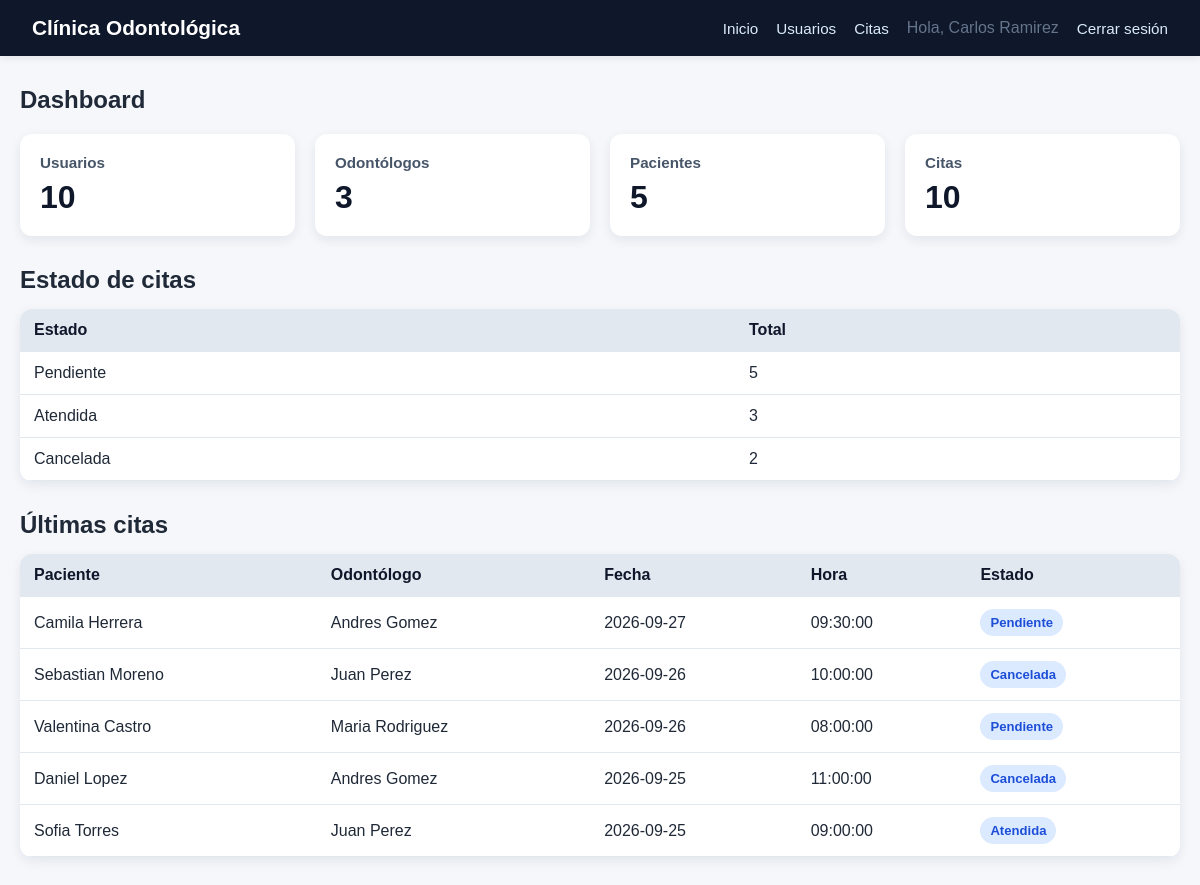
/ (signed in), run on the app's committed database.
### tables this page shows
CREATE TABLE citas (
    id_cita INT AUTO_INCREMENT PRIMARY KEY,
    fecha DATE NOT NULL,
    hora TIME NOT NULL,
    motivo VARCHAR(255),
    id_usuario_paciente INT NOT NULL,
    id_usuario_odontologo INT NOT NULL,
    id_usuario_administrador INT NOT NULL,
    id_estado_cita INT NOT NULL,
    CONSTRAINT fk_cita_paciente FOREIGN KEY (id_usuario_paciente)
        REFERENCES usuarios(id_usuario)
        ON DELETE RESTRICT,
    CONSTRAINT fk_cita_odontologo FOREIGN KEY (id_usuario_odontologo)
        REFERENCES usuarios(id_usuario)
        ON DELETE RESTRICT,
    CONSTRAINT fk_cita_administrador FOREIGN KEY (id_usuario_administrador)
        REFERENCES usuarios(id_usuario)
        ON DELETE RESTRICT,
    CONSTRAINT fk_cita_estado FOREIGN KEY (id_estado_cita)
        REFERENCES estados_cita(id_estado_cita)
        ON DELETE RESTRICT,
    CONSTRAINT uq_odontologo_fecha_hora UNIQUE (id_usuario_odontologo, fecha, hora)
);

CREATE TABLE estados_cita (
    id_estado_cita INT AUTO_INCREMENT PRIMARY KEY,
    nombre_estado_cita VARCHAR(30) NOT NULL UNIQUE
);

CREATE TABLE usuarios (
    id_usuario INT AUTO_INCREMENT PRIMARY KEY,
    nombre VARCHAR(50) NOT NULL,
    numero_documento VARCHAR(20) NOT NULL UNIQUE,
    telefono VARCHAR(20) NOT NULL UNIQUE,
    correo VARCHAR(50) NOT NULL UNIQUE,
    contrasenia VARCHAR(50) NOT NULL,
    activo BOOLEAN NOT NULL DEFAULT TRUE,
    fecha_creacion TIMESTAMP DEFAULT CURRENT_TIMESTAMP,
    id_rol INT NOT NULL,
    CONSTRAINT fk_usuario_rol FOREIGN KEY (id_rol)
        REFERENCES roles(id_rol)
);

### controllers/HomeController.php (called while the page is built)
<?php
require_once __DIR__ . '/../models/Usuario.php';
require_once __DIR__ . '/../models/Cita.php';
class HomeController
{
    public function index(): void
    {
        $usuarioModel = new Usuario();
        $citaModel = new Cita();
        $data = [
            'totalUsuarios' => $usuarioModel->count(),
            'totalOdontologos' => $usuarioModel->countByRole(2),
            'totalPacientes' => $usuarioModel->countByRole(3),
            'totalCitas' => $citaModel->count(),
            'estadoCitas' => $citaModel->getTotalByState(),
            'ultimasCitas' => $citaModel->getLatest(5),
        ];
        require __DIR__ . '/../views/home/index.php';
    }
}

### index.php (called while the page is built, shortened)
<?php
require __DIR__ . '/config/database.php';
require __DIR__ . '/models/Database.php';
$action = $_GET['action'] ?? 'index';
$controller = new $controllerClass();
$controller->$action();

### models/Database.php (called while the page is built)
<?php
class Database
{
    private static ?PDO $connection = null;
    public static function getConnection(): PDO
    {
        if (self::$connection === null) {
            $dsn = 'mysql:host=' . DB_HOST . ';dbname=' . DB_NAME . ';charset=utf8mb4';
            self::$connection = new PDO(
                $dsn,
                DB_USER,
                DB_PASS,
                [
                    PDO::ATTR_ERRMODE => PDO::ERRMODE_EXCEPTION,
                    PDO::ATTR_DEFAULT_FETCH_MODE => PDO::FETCH_ASSOC,
                    PDO::ATTR_EMULATE_PREPARES => false,
                ]
            );
        }
        return self::$connection;
    }
}

### models/Usuario.php (called while the page is built, shortened)
<?php
class Usuario
{
    private PDO $db;
    public function __construct()
    {
        $this->db = Database::getConnection();
    }
    public function count(): int
    {
        $stmt = $this->db->query('SELECT COUNT(*) AS total FROM usuarios');
        $row = $stmt->fetch();
        return (int) ($row['total'] ?? 0);
    }
    public function countByRole(int $idRol): int
    {
        $sql = 'SELECT COUNT(*) AS total FROM usuarios WHERE id_rol = :id_rol';
        $stmt = $this->db->prepare($sql);
        $stmt->execute(['id_rol' => $idRol]);
        $row = $stmt->fetch();
        return (int) ($row['total'] ?? 0);
    }
}

### models/Cita.php (called while the page is built, shortened)
<?php
class Cita
{
    private PDO $db;
    public function __construct()
    {
        $this->db = Database::getConnection();
    }
    public function getLatest(int $limit = 5): array
    {
        $sql = "
            SELECT c.*,
                   p.nombre AS paciente,
                   o.nombre AS odontologo,
                   e.nombre_estado_cita AS estado
            FROM citas c
            INNER JOIN usuarios p ON p.id_usuario = c.id_usuario_paciente
            INNER JOIN usuarios o ON o.id_usuario = c.id_usuario_odontologo
            INNER JOIN estados_cita e ON e.id_estado_cita = c.id_estado_cita
            ORDER BY c.fecha DESC, c.hora DESC
            LIMIT :limit
        ";
        $stmt = $this->db->prepare($sql);
        $stmt->bindValue(':limit', $limit, PDO::PARAM_INT);
        $stmt->execute();
        return $stmt->fetchAll();
    }
    public function count(): int
    {
        $stmt = $this->db->query('SELECT COUNT(*) AS total FROM citas');
        $row = $stmt->fetch();
        return (int) ($row['total'] ?? 0);
    }
    public function getTotalByState(): array
    {
        $sql = "
            SELECT e.id_estado_cita, e.nombre_estado_cita, COUNT(c.id_cita) AS total
            FROM estados_cita e
            LEFT JOIN citas c ON c.id_estado_cita = e.id_estado_cita
            GROUP BY e.id_estado_cita, e.nombre_estado_cita
            ORDER BY e.id_estado_cita
        ";
        $stmt = $this->db->query($sql);
        return $stmt->fetchAll();
    }
}

### views/home/index.php (the view, shortened to what this page needs)
<?php
require __DIR__ . '/../layout/header.php';
?>
<h1 class="section-title">Dashboard</h1>
<div class="cards">
    <div class="card">
        <h3>Usuarios</h3>
        <div class="value"><?php echo (int) ($data['totalUsuarios'] ?? 0); ?></div>
    </div>
    <div class="card">
        <h3>Odontólogos</h3>
        <div class="value"><?php echo (int) ($data['totalOdontologos'] ?? 0); ?></div>
    </div>
    <div class="card">
        <h3>Pacientes</h3>
        <div class="value"><?php echo (int) ($data['totalPacientes'] ?? 0); ?></div>
    </div>
    <div class="card">
        <h3>Citas</h3>
        <div class="value"><?php echo (int) ($data['totalCitas'] ?? 0); ?></div>
    </div>
</div>
<h2 class="section-title">Estado de citas</h2>
<table>
    <thead>
        <tr>
            <th>Estado</th>
            <th>Total</th>
        </tr>
    </thead>
    <tbody>
        <?php foreach (($data['estadoCitas'] ?? []) as $estado): ?>
            <tr>
                <td><?php echo htmlspecialchars($estado['nombre_estado_cita']); ?></td>
                <td><?php echo (int) $estado['total']; ?></td>
            </tr>
        <?php endforeach; ?>
    </tbody>
</table>
<h2 class="section-title">Últimas citas</h2>
<table>
    <thead>
        <tr>
            <th>Paciente</th>
            <th>Odontólogo</th>
            <th>Fecha</th>
            <th>Hora</th>
            <th>Estado</th>
        </tr>
    </thead>
    <tbody>
        <?php foreach (($data['ultimasCitas'] ?? []) as $cita): ?>
            <tr>
                <td><?php echo htmlspecialchars($cita['paciente']); ?></td>
                <td><?php echo htmlspecialchars($cita['odontologo']); ?></td>
                <td><?php echo htmlspecialchars($cita['fecha']); ?></td>
                <td><?php echo htmlspecialchars($cita['hora']); ?></td>
                <td><span class="badge"><?php echo htmlspecialchars($cita['estado']); ?></span></td>
            </tr>
        <?php endforeach; ?>
    </tbody>
</table>
<?php require __DIR__ . '/../layout/footer.php'; ?>

### views/layout/header.php (shortened to what this page needs)
<!DOCTYPE html>
<html lang="es">
<head>
    <link rel="stylesheet" href="assets/css/styles.css">
</head>
<body>
    <header class="topbar">
        <div class="brand">Clínica Odontológica</div>
        <nav class="nav">
            <?php if (!empty($_SESSION['usuario_id'])): ?>
                <a href="index.php?controller=home&action=index">Inicio</a>
                <a href="index.php?controller=usuarios&action=index">Usuarios</a>
                <a href="index.php?controller=citas&action=index">Citas</a>
                <span class="muted">Hola, <?php echo htmlspecialchars($_SESSION['nombre'] ?? 'Usuario'); ?></span>
                <a href="index.php?controller=auth&action=logout">Cerrar sesión</a>
            <?php else: ?>
                <a href="index.php?controller=auth&action=login">Iniciar sesión</a>
            <?php endif; ?>
        </nav>
    </header>
    <main class="container">

### views/layout/footer.php
    </main>
</body>
</html>

### assets/css/styles.css (style rules this page uses)
* { box-sizing: border-box; }
body { margin: 0; font-family: Arial, Helvetica, sans-serif; background: #f5f7fb; color: #1f2937; }
a { color: inherit; text-decoration: none; }
.topbar { background: #0f172a; color: white; padding: 16px 32px; display: flex; justify-content: space-between; align-items: center; box-shadow: 0 2px 8px rgba(0, 0, 0, 0.08); }
.brand { font-size: 1.3rem; font-weight: 700; }
.nav { display: flex; gap: 18px; align-items: center; flex-wrap: wrap; }
.nav a { color: #dbeafe; font-size: 0.95rem; }
.container { max-width: 1200px; margin: 30px auto; padding: 0 20px 30px; }
.cards { display: grid; grid-template-columns: repeat(auto-fit, minmax(220px, 1fr)); gap: 20px; margin-top: 20px; }
.card { background: white; border-radius: 12px; padding: 20px; box-shadow: 0 4px 12px rgba(15, 23, 42, 0.08); }
.card h3 { margin: 0 0 8px; color: #475569; font-size: 0.95rem; }
.card .value { font-size: 2rem; font-weight: 700; color: #0f172a; }
table { width: 100%; border-collapse: collapse; background: white; box-shadow: 0 4px 12px rgba(15, 23, 42, 0.08); border-radius: 12px; overflow: hidden; }
th, td { text-align: left; padding: 12px 14px; border-bottom: 1px solid #e2e8f0; }
th { background: #e2e8f0; color: #0f172a; }
.badge { display: inline-block; padding: 6px 10px; border-radius: 999px; font-size: 0.82rem; font-weight: 700; background: #dbeafe; color: #1d4ed8; }
.section-title { margin: 30px 0 15px; font-size: 1.5rem; }
.muted { color: #64748b; }

### data on the page
citas: id_usuario_odontologo "3", id_usuario_paciente.nombre "Camila Herrera", id_usuario_odontologo.nombre "Andres Gomez", fecha "2026-09-27", hora "09:30:00", id_estado_cita.nombre_estado_cita "Pendiente"
estados_cita: nombre_estado_cita "Pendiente", total "5"
estados_cita: nombre_estado_cita "Atendida", total "3"
estados_cita: nombre_estado_cita "Cancelada", total "2"
citas: id_usuario_paciente.nombre "Sebastian Moreno", id_usuario_odontologo.nombre "Juan Perez", fecha "2026-09-26", hora "10:00:00", id_estado_cita.nombre_estado_cita "Cancelada"
citas: id_usuario_paciente.nombre "Valentina Castro", id_usuario_odontologo.nombre "Maria Rodriguez", fecha "2026-09-26", hora "08:00:00", id_estado_cita.nombre_estado_cita "Pendiente"
citas: id_usuario_paciente.nombre "Daniel Lopez", id_usuario_odontologo.nombre "Andres Gomez", fecha "2026-09-25", hora "11:00:00", id_estado_cita.nombre_estado_cita "Cancelada"
citas: id_usuario_paciente.nombre "Sofia Torres", id_usuario_odontologo.nombre "Juan Perez", fecha "2026-09-25", hora "09:00:00", id_estado_cita.nombre_estado_cita "Atendida"

### other printed values
$_SESSION['nombre'] "Carlos Ramirez"
$data['totalUsuarios'] "10"
$data['totalPacientes'] "5"
$data['totalCitas'] "10"
